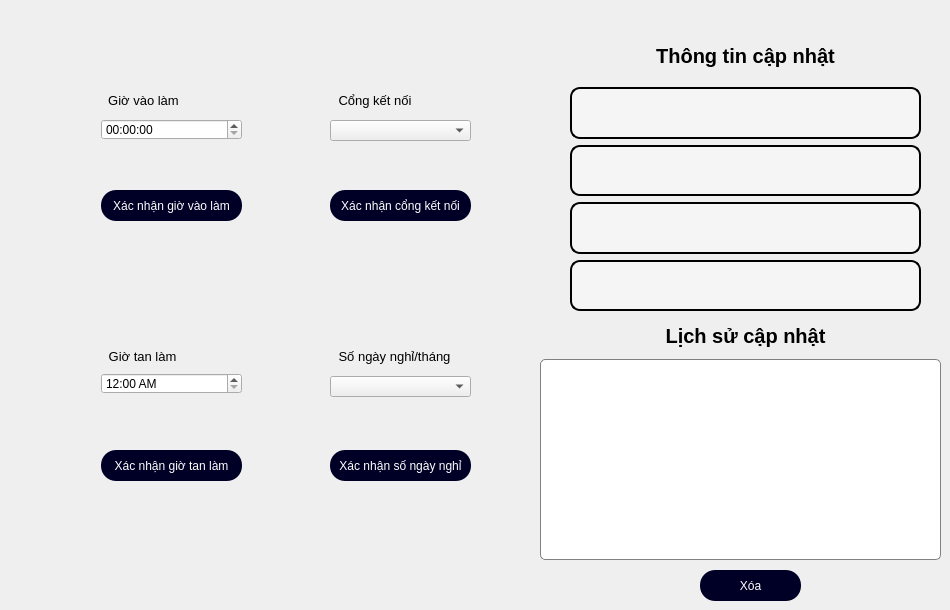
                <widget class="QWidget" name="tab_cai_dat">
                 <attribute name="title">
                  <string>Page</string>
                 </attribute>
                 <widget class="QWidget" name="layoutWidget">
                  <property name="geometry">
                   <rect>
                    <x>570</x>
                    <y>30</y>
                    <width>351</width>
                    <height>281</height>
                   </rect>
                  </property>
                  <layout class="QVBoxLayout" name="verticalLayout_9">
                   <item>
                    <widget class="QLabel" name="label_17">
                     <property name="font">
                      <font>
                       <family>Tahoma</family>
                       <pointsize>15</pointsize>
                       <weight>75</weight>
                       <bold>true</bold>
                      </font>
                     </property>
                     <property name="text">
                      <string>Thông tin cập nhật</string>
                     </property>
                     <property name="alignment">
                      <set>Qt::AlignCenter</set>
                     </property>
                    </widget>
                   </item>
                   <item>
                    <widget class="QLabel" name="lb_cn_gio_vao">
                     <property name="minimumSize">
                      <size>
                       <width>291</width>
                       <height>31</height>
                      </size>
                     </property>
                     <property name="font">
                      <font>
                       <family>Arial,sans-serif</family>
                       <pointsize>-1</pointsize>
                      </font>
                     </property>
                     <property name="styleSheet">
                      <string notr="true">
                border: 2px solid black;
                border-radius: 10px;
                padding: 10px;
                background-color: #f5f5f5;
                color: #333;
                font-family: Arial, sans-serif;
                font-size: 14px;
</string>
                     </property>
                     <property name="text">
                      <string/>
                     </property>
                    </widget>
                   </item>
                   <item>
                    <widget class="QLabel" name="lb_cn_gio_ra">
                     <property name="minimumSize">
                      <size>
                       <width>271</width>
                       <height>21</height>
                      </size>
                     </property>
                     <property name="font">
                      <font>
                       <family>Arial,sans-serif</family>
                       <pointsize>-1</pointsize>
                      </font>
                     </property>
                     <property name="styleSheet">
                      <string notr="true">
                border: 2px solid black;
                border-radius: 10px;
                padding: 10px;
                background-color: #f5f5f5;
                color: #333;
                font-family: Arial, sans-serif;
                font-size: 14px;
</string>
                     </property>
                     <property name="text">
                      <string/>
                     </property>
                    </widget>
                   </item>
                   <item>
                    <widget class="QLabel" name="lb_cn_com">
                     <property name="minimumSize">
                      <size>
                       <width>271</width>
                       <height>31</height>
                      </size>
                     </property>
                     <property name="font">
                      <font>
                       <family>Arial,sans-serif</family>
                       <pointsize>-1</pointsize>
                      </font>
                     </property>
                     <property name="styleSheet">
                      <string notr="true">
                border: 2px solid black;
                border-radius: 10px;
                padding: 10px;
                background-color: #f5f5f5;
                color: #333;
                font-family: Arial, sans-serif;
                font-size: 14px;
</string>
                     </property>
                     <property name="text">
                      <string/>
                     </property>
                    </widget>
                   </item>
                   <item>
                    <widget class="QLabel" name="lb_xn_so_ngay_nghi">
                     <property name="minimumSize">
                      <size>
                       <width>271</width>
                       <height>31</height>
                      </size>
                     </property>
                     <property name="font">
                      <font>
                       <family>Arial,sans-serif</family>
                       <pointsize>-1</pointsize>
                      </font>
                     </property>
                     <property name="styleSheet">
                      <string notr="true">
                border: 2px solid black;
                border-radius: 10px;
                padding: 10px;
                background-color: #f5f5f5;
                color: #333;
                font-family: Arial, sans-serif;
                font-size: 14px;
</string>
                     </property>
                     <property name="text">
                      <string/>
                     </property>
                    </widget>
                   </item>
                  </layout>
                 </widget>
                 <widget class="QLabel" name="label_22">
                  <property name="geometry">
                   <rect>
                    <x>630</x>
                    <y>320</y>
                    <width>231</width>
                    <height>31</height>
                   </rect>
                  </property>
                  <property name="font">
                   <font>
                    <family>Tahoma</family>
                    <pointsize>15</pointsize>
                    <weight>75</weight>
                    <bold>true</bold>
                   </font>
                  </property>
                  <property name="text">
                   <string>Lịch sử cập nhật</string>
                  </property>
                  <property name="alignment">
                   <set>Qt::AlignCenter</set>
                  </property>
                 </widget>
                 <widget class="QTableWidget" name="tb_lich_su_cn">
                  <property name="geometry">
                   <rect>
                    <x>540</x>
                    <y>359</y>
                    <width>401</width>
                    <height>201</height>
                   </rect>
                  </property>
                  <property name="styleSheet">
                   <string notr="true">QTableWidget {
                border: 1px solid gray;
                border-radius: 5px;
                gridline-color: gray;
                background-color: white;
            }
            QTableWidget::item {
                border-bottom: 1px solid gray;
                padding: 5px;
            }
            QHeaderView::section {
                background-color: lightgray;
                padding: 5px;
                border: 1px solid gray;
            }
            QTableWidget QTableCornerButton::section {
                background-color: lightgray;
                border: 1px solid gray;
            }
            QTableWidget::item:selected {
                background-color: blue;
            }</string>
                  </property>
                  <property name="frameShape">
                   <enum>QFrame::WinPanel</enum>
                  </property>
                  <property name="frameShadow">
                   <enum>QFrame::Plain</enum>
                  </property>
                 </widget>
                 <widget class="QPushButton" name="btn_xoa_dong_cd">
                  <property name="geometry">
                   <rect>
                    <x>700</x>
                    <y>570</y>
                    <width>101</width>
                    <height>31</height>
                   </rect>
                  </property>
                  <property name="font">
                   <font>
                    <family>Tahoma</family>
                   </font>
                  </property>
                  <property name="styleSheet">
                   <string notr="true">background-color: rgb(0, 0, 38);
color: rgb(255, 255, 255);
border-radius: 15px; </string>
                  </property>
                  <property name="text">
                   <string>Xóa</string>
                  </property>
                 </widget>
                 <widget class="QLabel" name="label_14">
                  <property name="geometry">
                   <rect>
                    <x>100</x>
                    <y>90</y>
                    <width>87</width>
                    <height>21</height>
                   </rect>
                  </property>
                  <property name="font">
                   <font>
                    <family>Tahoma</family>
                    <pointsize>10</pointsize>
                   </font>
                  </property>
                  <property name="text">
                   <string>Giờ vào làm</string>
                  </property>
                  <property name="alignment">
                   <set>Qt::AlignCenter</set>
                  </property>
                 </widget>
                 <widget class="QTimeEdit" name="timeEdit_gio_vao">
                  <property name="geometry">
                   <rect>
                    <x>101</x>
                    <y>119</y>
                    <width>141</width>
                    <height>21</height>
                   </rect>
                  </property>
                  <property name="font">
                   <font>
                    <family>Tahoma</family>
                   </font>
                  </property>
                 </widget>
                 <widget class="QPushButton" name="btn_xn_gio_vao_lam">
                  <property name="geometry">
                   <rect>
                    <x>101</x>
                    <y>190</y>
                    <width>141</width>
                    <height>31</height>
                   </rect>
                  </property>
                  <property name="font">
                   <font>
                    <family>Tahoma</family>
                   </font>
                  </property>
                  <property name="styleSheet">
                   <string notr="true">background-color: rgb(0, 0, 38);
color: rgb(255, 255, 255);
border-radius: 15px; </string>
                  </property>
                  <property name="text">
                   <string>Xác nhận giờ vào làm</string>
                  </property>
                 </widget>
                 <widget class="QLabel" name="label_15">
                  <property name="geometry">
                   <rect>
                    <x>100</x>
                    <y>346</y>
                    <width>85</width>
                    <height>21</height>
                   </rect>
                  </property>
                  <property name="font">
                   <font>
                    <family>Tahoma</family>
                    <pointsize>10</pointsize>
                   </font>
                  </property>
                  <property name="text">
                   <string>Giờ tan làm</string>
                  </property>
                  <property name="alignment">
                   <set>Qt::AlignCenter</set>
                  </property>
                 </widget>
                 <widget class="QTimeEdit" name="timeEdit_gio_ra">
                  <property name="geometry">
                   <rect>
                    <x>101</x>
                    <y>373</y>
                    <width>141</width>
                    <height>21</height>
                   </rect>
                  </property>
                  <property name="font">
                   <font>
                    <family>Tahoma</family>
                    <kerning>true</kerning>
                   </font>
                  </property>
                  <property name="maximumTime">
                   <time>
                    <hour>23</hour>
                    <minute>59</minute>
                    <second>59</second>
                   </time>
                  </property>
                  <property name="minimumTime">
                   <time>
                    <hour>0</hour>
                    <minute>0</minute>
                    <second>0</second>
                   </time>
                  </property>
                  <property name="displayFormat">
                   <string>h:mm AP</string>
                  </property>
                  <property name="timeSpec">
                   <enum>Qt::LocalTime</enum>
                  </property>
                 </widget>
                 <widget class="QPushButton" name="btn_xn_gio_tan_lam">
                  <property name="geometry">
                   <rect>
                    <x>101</x>
                    <y>450</y>
                    <width>141</width>
                    <height>31</height>
                   </rect>
                  </property>
                  <property name="font">
                   <font>
                    <family>Tahoma</family>
                   </font>
                  </property>
                  <property name="styleSheet">
                   <string notr="true">background-color: rgb(0, 0, 38);
color: rgb(255, 255, 255);
border-radius: 15px; </string>
                  </property>
                  <property name="text">
                   <string>Xác nhận giờ tan làm</string>
                  </property>
                 </widget>
                 <widget class="QLabel" name="label_16">
                  <property name="geometry">
                   <rect>
                    <x>329</x>
                    <y>90</y>
                    <width>92</width>
                    <height>21</height>
                   </rect>
                  </property>
                  <property name="font">
                   <font>
                    <family>Tahoma</family>
                    <pointsize>10</pointsize>
                   </font>
                  </property>
                  <property name="text">
                   <string>Cổng kết nối</string>
                  </property>
                  <property name="alignment">
                   <set>Qt::AlignCenter</set>
                  </property>
                 </widget>
                 <widget class="QComboBox" name="combobox_cong_stm">
                  <property name="geometry">
                   <rect>
                    <x>330</x>
                    <y>120</y>
                    <width>141</width>
                    <height>21</height>
                   </rect>
                  </property>
                  <property name="font">
                   <font>
                    <family>Tahoma</family>
                   </font>
                  </property>
                 </widget>
                 <widget class="QPushButton" name="btn_xn_cong_com">
                  <property name="geometry">
                   <rect>
                    <x>330</x>
                    <y>190</y>
                    <width>141</width>
                    <height>31</height>
                   </rect>
                  </property>
                  <property name="font">
                   <font>
                    <family>Tahoma</family>
                   </font>
                  </property>
                  <property name="styleSheet">
                   <string notr="true">background-color: rgb(0, 0, 38);
color: rgb(255, 255, 255);
border-radius: 15px; </string>
                  </property>
                  <property name="text">
                   <string>Xác nhận cổng kết nối</string>
                  </property>
                 </widget>
                 <widget class="QLabel" name="label_19">
                  <property name="geometry">
                   <rect>
                    <x>329</x>
                    <y>346</y>
                    <width>131</width>
                    <height>21</height>
                   </rect>
                  </property>
                  <property name="font">
                   <font>
                    <family>Tahoma</family>
                    <pointsize>10</pointsize>
                   </font>
                  </property>
                  <property name="text">
                   <string>Số ngày nghỉ/tháng</string>
                  </property>
                  <property name="alignment">
                   <set>Qt::AlignCenter</set>
                  </property>
                 </widget>
                 <widget class="QPushButton" name="btn_xn_so_ngay_nghi">
                  <property name="geometry">
                   <rect>
                    <x>330</x>
                    <y>450</y>
                    <width>141</width>
                    <height>31</height>
                   </rect>
                  </property>
                  <property name="font">
                   <font>
                    <family>Tahoma</family>
                   </font>
                  </property>
                  <property name="styleSheet">
                   <string notr="true">background-color: rgb(0, 0, 38);
color: rgb(255, 255, 255);
border-radius: 15px; </string>
                  </property>
                  <property name="text">
                   <string>Xác nhận số ngày nghỉ</string>
                  </property>
                 </widget>
                 <widget class="QComboBox" name="combo_so_ngay_nghi">
                  <property name="geometry">
                   <rect>
                    <x>330</x>
                    <y>376</y>
                    <width>141</width>
                    <height>21</height>
                   </rect>
                  </property>
                  <property name="font">
                   <font>
                    <family>Tahoma</family>
                   </font>
                  </property>
                 </widget>
                </widget>
